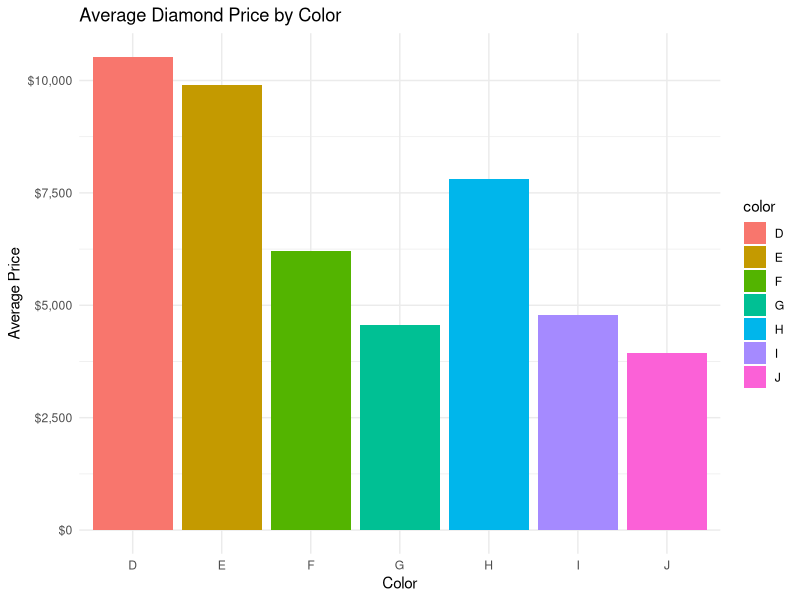
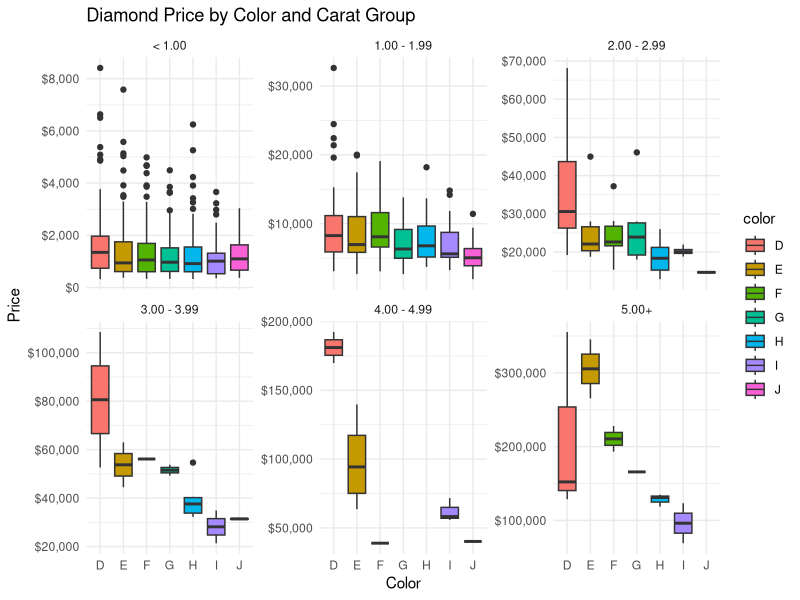
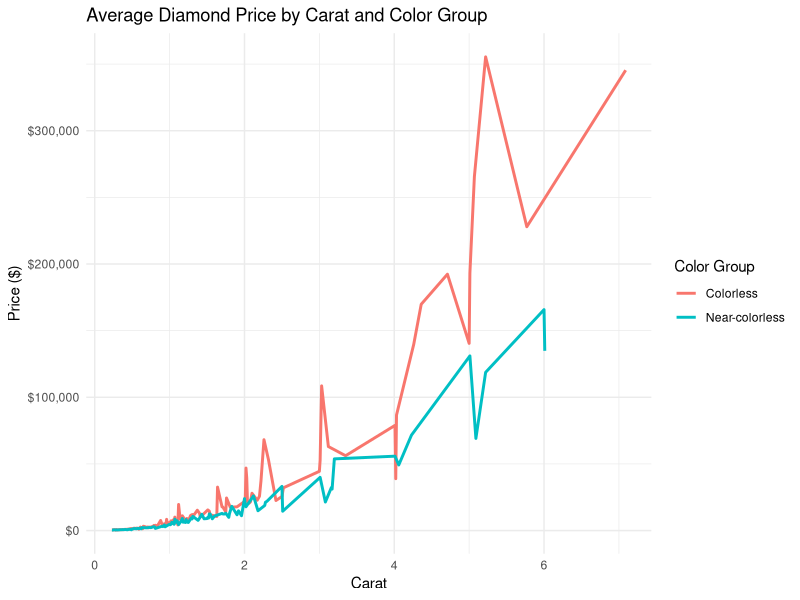
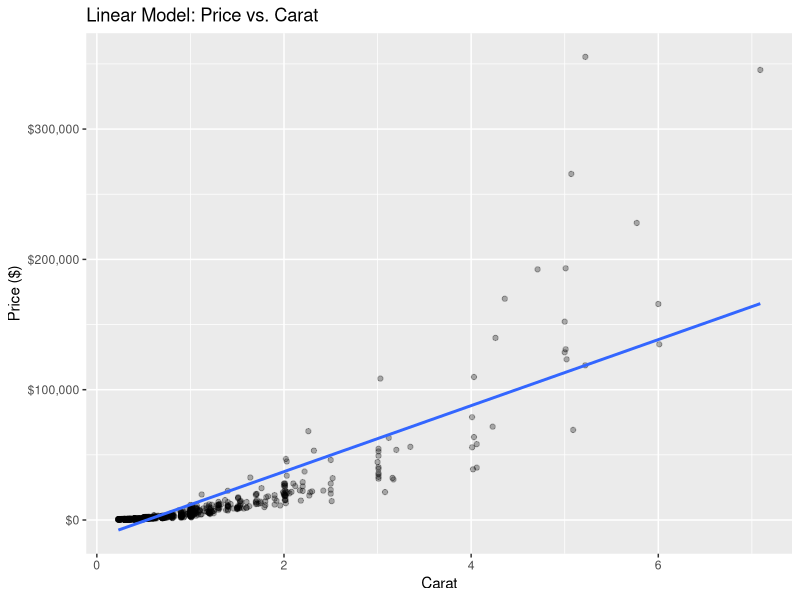

R code for these plots, in order: (Note: this script raises an error after producing the figures.)
## ---- chunk 1
knitr::opts_chunk$set(echo = TRUE)

library(tidyverse)
library(MASS)
library(scales)
data<-read.csv("diamonds4.csv", header=TRUE)
## ---- chunk 2
data <- data %>%
  mutate(color_group = case_when(
    color %in% c('D', 'E', 'F') ~ "Colorless",
    color %in% c('G', 'H', 'I', 'J') ~ "Near-colorless",
    color %in% c('K') ~ "Faint color",
    TRUE ~ as.character(color)  # Keeps other values unchanged
  ))

data <- data %>%
  mutate(carat_group = case_when(
    carat < 1 ~ "< 1.00",
    carat >= 1 & carat < 2 ~ "1.00 - 1.99",
    carat >= 2 & carat < 3 ~ "2.00 - 2.99",
    carat >= 3 & carat < 4 ~ "3.00 - 3.99",
    carat >= 4 & carat < 5 ~ "4.00 - 4.99",
    carat >= 5 ~ "5.00+"
  ))


## ---- chunk 3
data %>%
  group_by(color) %>%
  summarise(avg_price = mean(price)) %>%
  ggplot(aes(x = color, y = avg_price, fill = color)) +
  scale_y_continuous(labels = dollar_format()) +  # Format as $
  geom_col() +
  labs(title = "Average Diamond Price by Color",
       x = "Color",
       y = "Average Price") +
  theme_minimal()


ggplot(data, aes(x = color, y = price, fill = color)) +
  geom_boxplot() +
  facet_wrap(~ carat_group, scales = "free_y") +  # Allow different y-scales
  scale_y_continuous(labels = dollar_format()) +  # Format as $
  labs(title = "Diamond Price by Color and Carat Group",
       x = "Color",
       y = "Price") +
  theme_minimal()

ggplot(data, aes(x = carat, y = price, color = color_group)) +
  geom_line(stat = "summary", fun = mean, size = 1) + 
  labs(title = "Average Diamond Price by Carat and Color Group",
       x = "Carat",
       y = "Price ($)",
       color = "Color Group") +  # Legend label
  scale_y_continuous(labels = dollar_format()) +  # Format as $
  theme_minimal()
## ---- chunk 4

# Fit a linear model
result <- lm(price ~ carat, data = data)

# Print the summary of the model
summary(result)

# Plot price vs carat with the linear regression line
ggplot(data, aes(x = carat, y = price)) +
  geom_point(alpha = 0.3) +  # Plot the points
  geom_smooth(method = "lm", se=FALSE) +  # Add the linear regression line
  scale_y_continuous(labels = scales::dollar_format()) +  # Format y-axis as $
  labs(title = "Linear Model: Price vs. Carat",
       x = "Carat",
       y = "Price ($)") 
## ---- chunk 5
boxcox(result)
MASS::boxcox(result, lambda = seq(0, 4, 1/10)) 
## ---- chunk 6
data <- data %>%
  mutate(log_carat = log(carat),
         log_price = log(price))

# Fit a new linear model with log-transformed carat and price
lm_model_log_both <- lm(log_price ~ log_carat, data = data)

# Print the summary of the new model
summary(lm_model_log_both)

# Plot the log-transformed carat vs. log-transformed price with the new linear regression line
ggplot(data, aes(x = log_carat, y = log_price)) +
  geom_point(alpha = 0.3) +  # Plot the points
  geom_smooth(method = "lm", color = "red", size = 1, se = FALSE) +  # Linear regression line
  labs(title = "Linear Model: Log(Price) vs. Log(Carat)",
       x = "Log(Carat)",
       y = "Log(Price)") +
  theme_minimal()


par(mfrow=c(2,2))
plot(lm_model_log_both)
